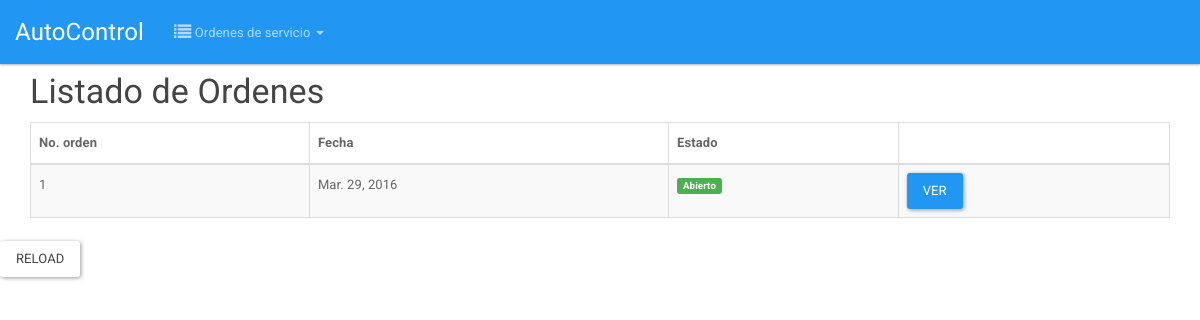
Page /mobile/orden-servicio-lista/ on the earlier database version.
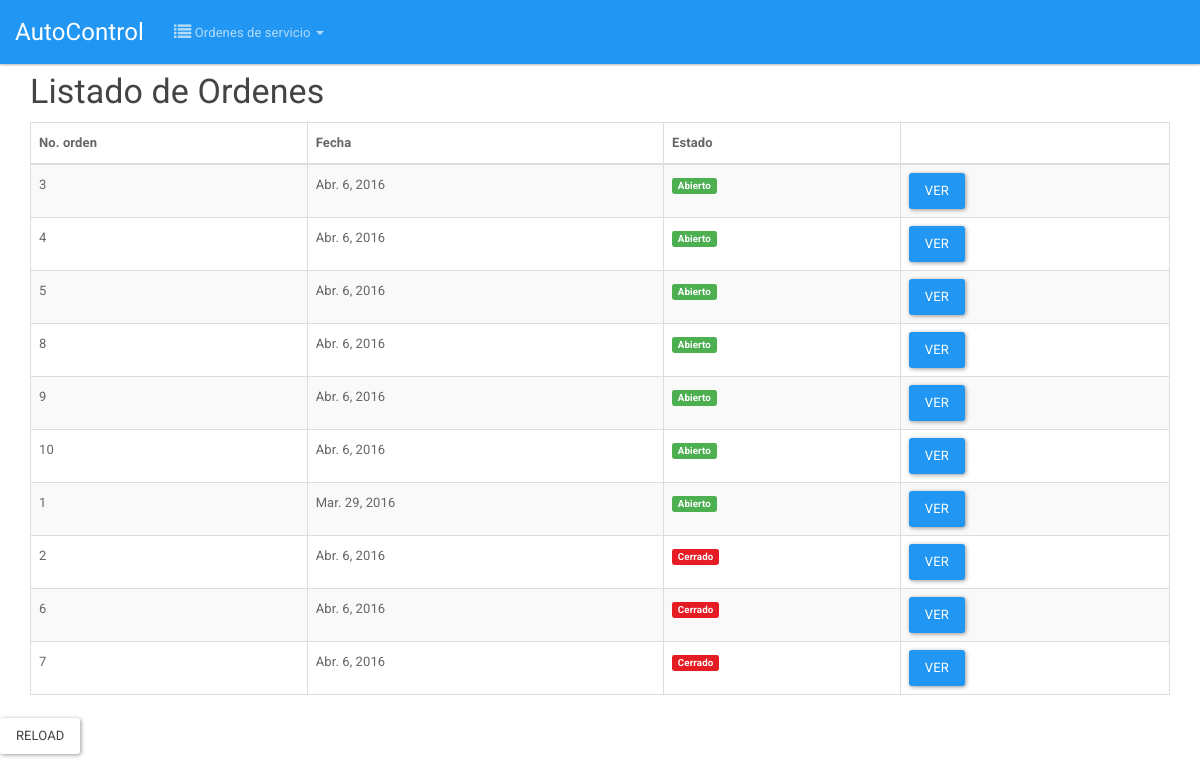
Same page on the later database version.
### ordenes_servicios/models.py (models this page shows, shortened)
class ordenServicioModel(models.Model):
	vehiculo = models.ForeignKey(vehiculoModel,null=False,blank=False)
	fecha = models.DateField(null=False,blank=False,default=datetime.now)
	state = models.PositiveIntegerField(default = 1)

### mobile/views.py (the view)
def list_orden(request):
	orden = ordenServicioModel.objects.all().order_by('-state', '-fecha')
	return render(request, 'orden-lista.html', {'title': 'Listado de Ordenes', 'ordenes': orden})

### mobile/templates/orden-lista.html
{% extends 'base_m.html' %}
{% block content %}
	<h3>{{ title }}</h3>
	<div class="table-responsive">
		<table class="table table-striped table-bordered">
			<thead>
				<tr>
					<th>No. orden</th>
					<th>Fecha</th>
					<th>Estado</th>
					<th></th>
				</tr>
			</thead>
			<tbody>
				{% for orden in ordenes %}
				<tr>
					<td>{{ orden.pk }}</td>
					<td>{{ orden.fecha }}</td>
					<td>{% if orden.state == 1 %}<span class="label label-success">Abierto</span>{% else %}<span class="label label-danger">Cerrado</span>{% endif %}</td>
					<td>
						<a href="{% url 'orden_servicio_detalle' orden.pk %}" class="btn btn-primary">Ver</a>
					</td>
				</tr>
				{% endfor %}
			</tbody>
		</table>
	</div>
{% endblock content %}

### mobile/templates/base_m.html (shortened to what this page needs)
{% load staticfiles %}
<!DOCTYPE html>
<html lang="en">
<head>
	<link href="{% static 'css/bootstrap.min.css' %}" rel="stylesheet">
	<link href="{% static 'css/fonts-m.css' %}" rel="stylesheet">
	<link href="{% static 'css/style.min.css' %}" rel="stylesheet">
</head>
<body>
	{% include 'menu-m.html' %}
	<div class="container">
		{% block content %}
		{% endblock content %}
	</div>
	<a class="btn btn-default" id="reload">reload</a>
</body>
</html>

### mobile/templates/menu-m.html (shortened to what this page needs)
<div class="navbar navbar-inverse navbar-fixed-top">
	<div class="container-fluid">
		<div class="navbar-header">
			<a class="navbar-brand" href="{% url 'orden_servicio_mobile' %}">AutoControl</a>
		</div>
		<div class="navbar-collapse collapse" id="bs-example-navbar-collapse-2" aria-expanded="false" style="height: 1px;">
			<ul class="nav navbar-nav">
				<li class="dropdown">
					<a href="#" class="dropdown-toggle" data-toggle="dropdown" role="button" aria-expanded="false"><i class="fa fa-list fa-lg"></i> Ordenes de servicio <span class="caret"></span></a>
				</li>
			</ul>
		</div>
	</div>
</div>

Differences in the rows shown:
added ordenServicioModel: pk "3", fecha "Abr. 6, 2016", state "Abierto"
added ordenServicioModel: pk "4", fecha "Abr. 6, 2016", state "Abierto"
added ordenServicioModel: pk "5", fecha "Abr. 6, 2016", state "Abierto"
added ordenServicioModel: pk "8", fecha "Abr. 6, 2016", state "Abierto"
added ordenServicioModel: pk "9", fecha "Abr. 6, 2016", state "Abierto"
added ordenServicioModel: pk "10", fecha "Abr. 6, 2016", state "Abierto"
added ordenServicioModel: pk "2", fecha "Abr. 6, 2016", state "Cerrado"
added ordenServicioModel: pk "6", fecha "Abr. 6, 2016", state "Cerrado"
added ordenServicioModel: pk "7", fecha "Abr. 6, 2016", state "Cerrado"
